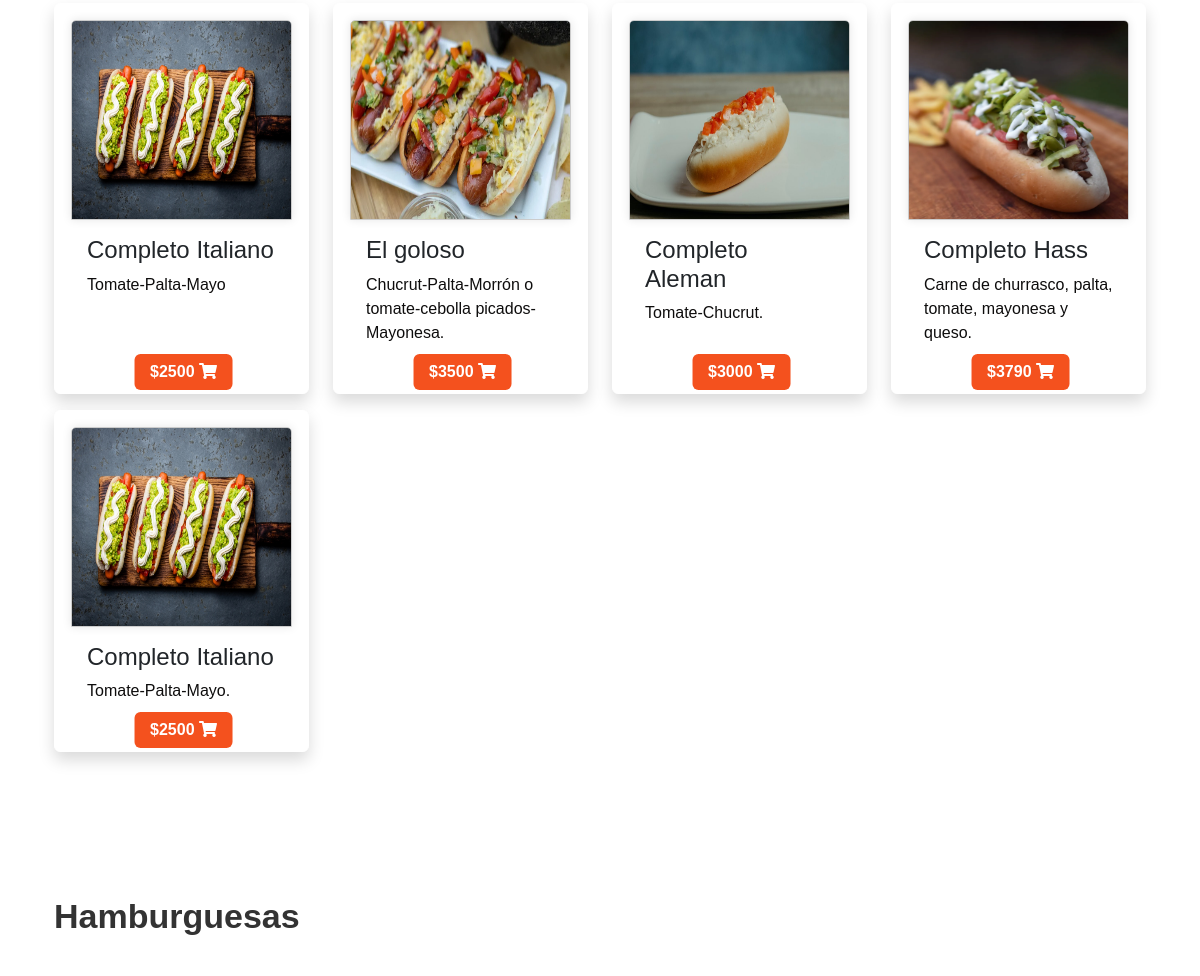
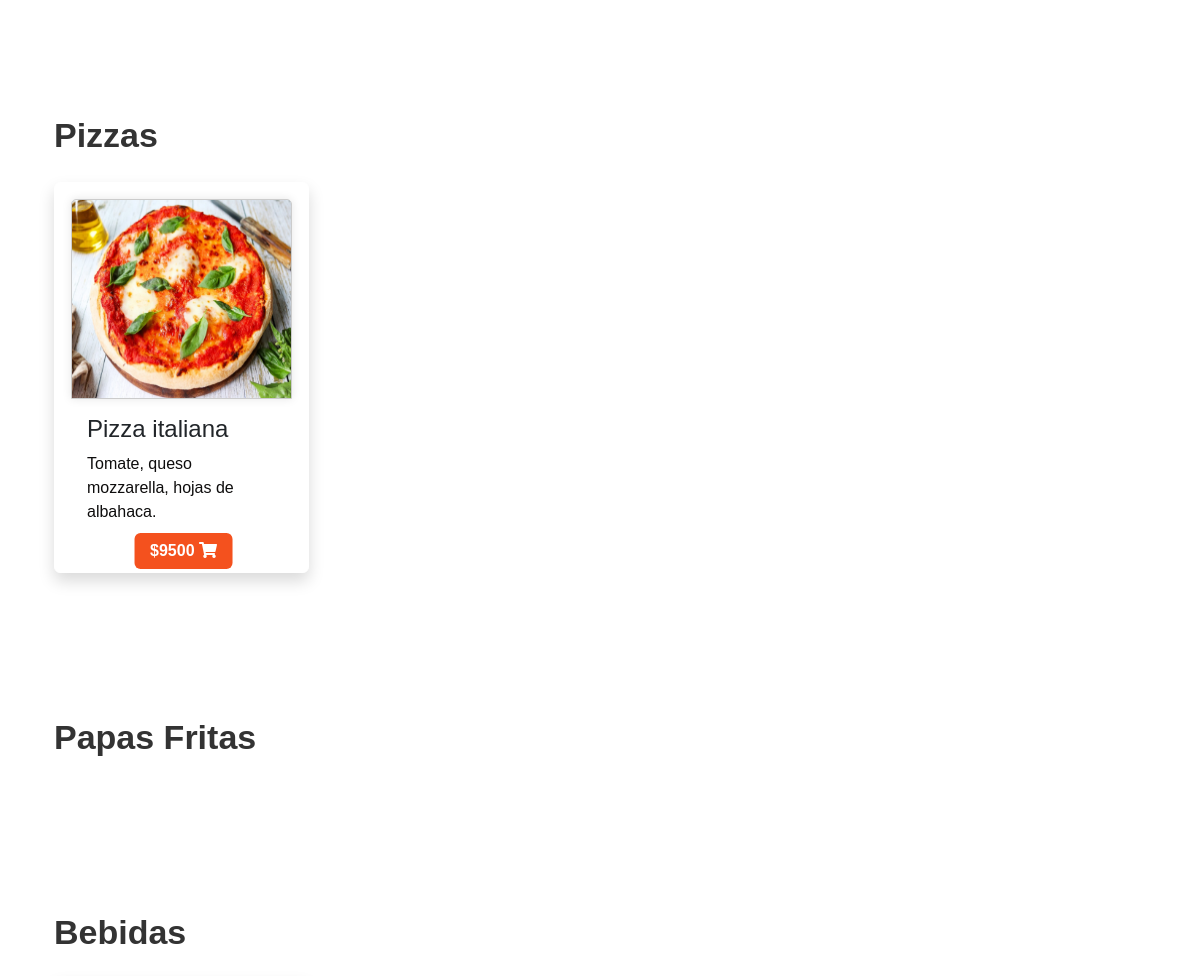
Before: / (middle part) with the older database file (2 pictures, top to bottom).
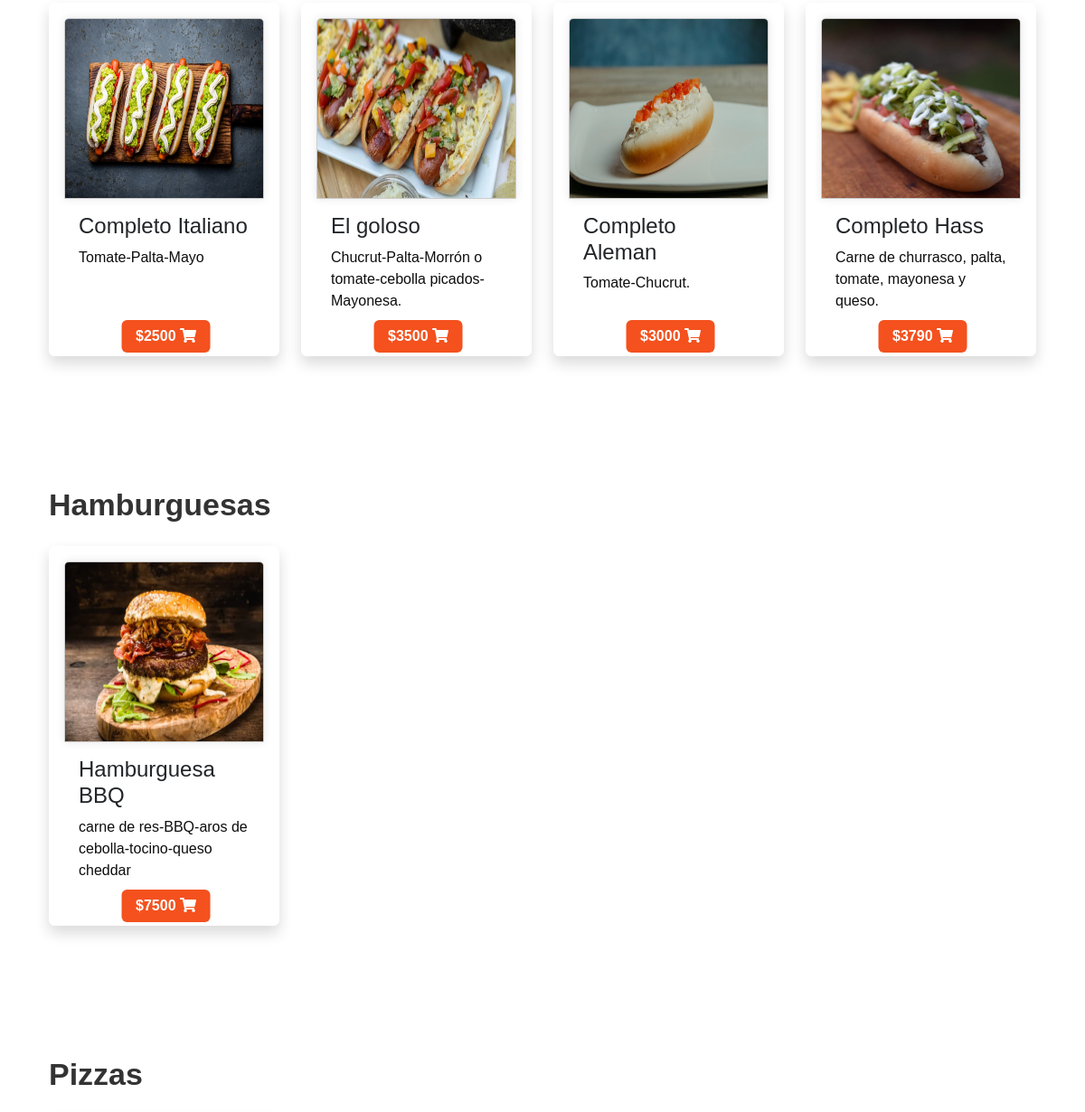
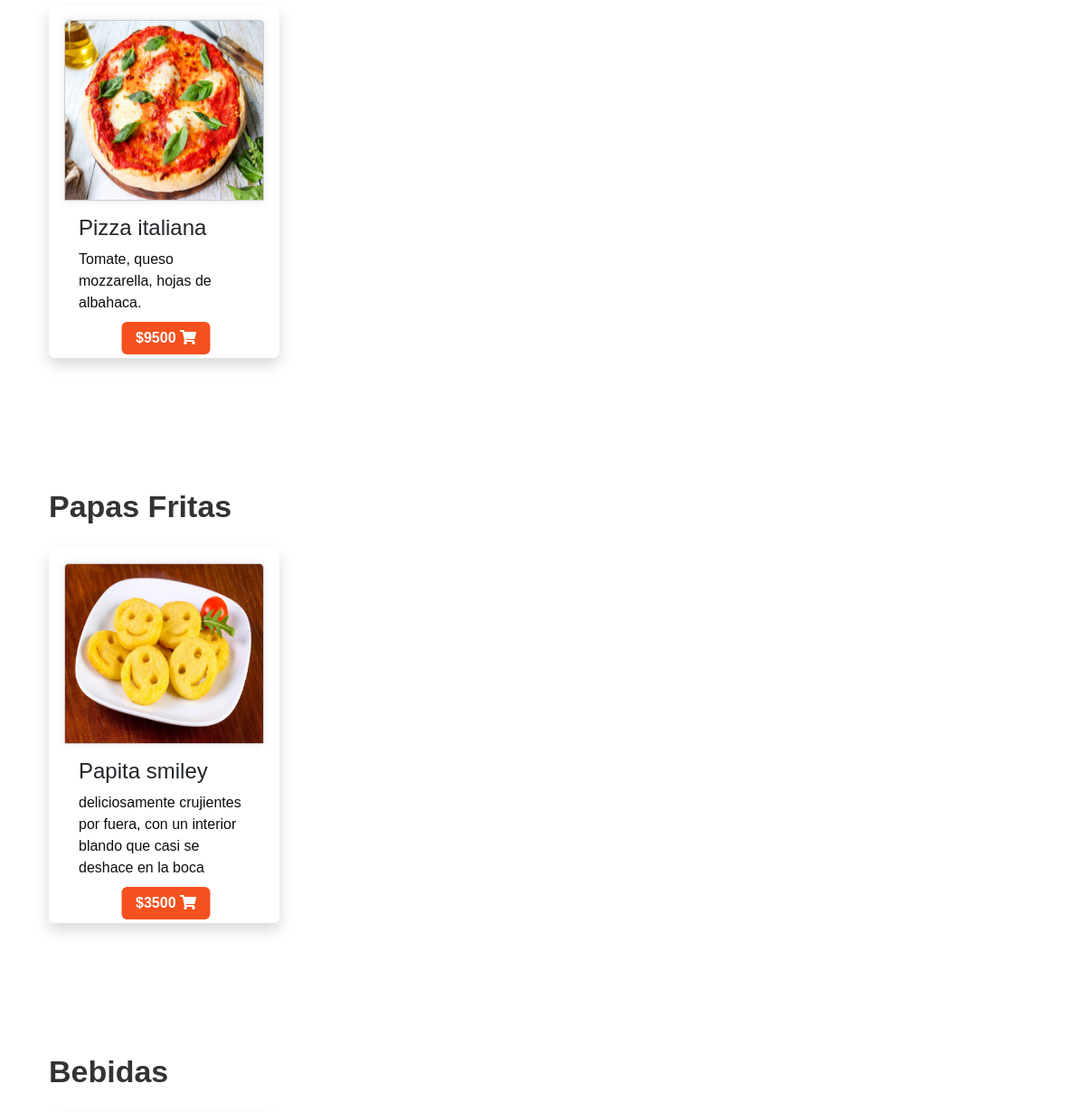
After: the same page with the newer database file (2 pictures, top to bottom).
### aplicacion/models.py (models this page shows, shortened)
class Producto(models.Model):
    id = models.AutoField(primary_key=True)
    nombre = models.CharField(max_length=40,null=False,
    validators=[RegexValidator(r'^[a-zA-Z ]*$', 'Ingrese solo letras y espacios.')])
    descripcion = models.TextField(max_length=300,null=False)
    precio =  models.IntegerField(validators=[MinValueValidator(0)],null=False)
    categoria = models.CharField(max_length=50, choices=CATEGORIAS, default='Sin Seleccionar',null=False)
    imagen = models.ImageField(upload_to='productos/',null=False)

### aplicacion/views.py (the view)
# urls.py: path('',index,name='index'),
def index(request):
    productos = Producto.objects.all()
    return render(request, 'aplicacion/index.html', {'productos': productos})

### aplicacion/context_processor.py (called while the page is built)
def total_carrito(request):
    total = 0
    if request.user.is_authenticated:
        if "carrito" in request.session.keys():
            for key, value in request.session["carrito"].items():
                total += int(value["acumulado"])
    return {"total_carrito": total}  # Devolver el total dentro de un diccionario con la clave adecuada

### aplicacion/templates/aplicacion/index.html (shortened to what the changed rows need)
{% extends "aplicacion/base.html" %}
{% load static %}
{% block contenido %}
<link rel="stylesheet" href="{% static 'aplicacion/css/slider.css' %}">
<link rel="stylesheet" href="{% static 'aplicacion/css/titulocard.css' %}">
<link rel="stylesheet" href="{% static 'aplicacion/css/btnmenu.css' %}">
 <div class="tab-content">
  <div id="completos" class="container tab-pane active"><br>
      <div class="container">
          <div class="row">
              <div class="col-md-12">
                  <div class="row">
                      {% for producto in productos %}
                          {% if producto.categoria == 'Completos' %}
                              <div class="col-lg-3 col-md-6 col-sm-6 col-12 mt-3">
                                  <div class="card h-100 p-3 shadow border border-white rounded">
                                      <img class="card-img-top img-fluid" src="{{ producto.imagen.url }}" alt="{{ producto.nombre }}">
                                      <div class="card-body">
                                          <h4 class="card-title">{{ producto.nombre }}</h4>
                                          <p class="card-text">{{ producto.descripcion }}</p>
                                              <div class="d-flex flex-column align-items-left">
                                                  <button onclick="window.location.href='{% url 'Add' producto.id %}'" class="btn precio-card mt-2">${{ producto.precio }} <i class="fas fa-shopping-cart"></i></button>
                                              </div>
                                      </div>
                                  </div>
                              </div>
                          {% endif %}
                      {% endfor %}
                  </div>
              </div>
          </div>
      </div>
  </div>
</div>
  <div class="tab-content">
    <div id="hamburguesas" class="container tab-pane active"><br>
        <div class="container">
            <div class="row">
                <div class="col-md-12">
                    <div class="row">
                        {% for producto in productos %}
                            {% if producto.categoria == 'Hamburguesas' %}
                                <div class="col-lg-3 col-md-6 col-sm-6 col-12 mt-3">
                                    <div class="card h-100 p-3 shadow border border-white rounded">
                                        <img class="card-img-top img-fluid" src="{{ producto.imagen.url }}" alt="{{ producto.nombre }}">
                                        <div class="card-body">
                                            <h4 class="card-title">{{ producto.nombre }}</h4>
                                            <p class="card-text">{{ producto.descripcion }}</p>
                                                <div class="d-flex flex-column align-items-left">
                                                    <button onclick="window.location.href='{% url 'Add' producto.id %}'" class="btn precio-card mt-2">${{ producto.precio }} <i class="fas fa-shopping-cart"></i></button>
                                                </div>
                                        </div>
                                    </div>
                                </div>
                            {% endif %}
                        {% endfor %}
                    </div>
                </div>
            </div>
        </div>
    </div>
  </div>
  <div class="tab-content">
    <div id="pizzas" class="container tab-pane active"><br>
        <div class="container">
            <div class="row">
                <div class="col-md-12">
                    <div class="row">
                        {% for producto in productos %}
                            {% if producto.categoria == 'Pizzas' %}
                                <div class="col-lg-3 col-md-6 col-sm-6 col-12 mt-3">
                                    <div class="card h-100 p-3 shadow border border-white rounded">
                                        <img class="card-img-top img-fluid" src="{{ producto.imagen.url }}" alt="{{ producto.nombre }}">
                                        <div class="card-body">
                                            <h4 class="card-title">{{ producto.nombre }}</h4>
                                            <p class="card-text">{{ producto.descripcion }}</p>
                                                <div class="d-flex flex-column align-items-left">
                                                    <button onclick="window.location.href='{% url 'Add' producto.id %}'" class="btn precio-card mt-2">${{ producto.precio }} <i class="fas fa-shopping-cart"></i></button>
                                                </div>
                                        </div>
                                    </div>
                                </div>
                            {% endif %}
                        {% endfor %}
                    </div>
                </div>
            </div>
        </div>
    </div>
  </div>
  <div class="tab-content">
    <div id="papas" class="container tab-pane active"><br>
        <div class="container">
            <div class="row">
                <div class="col-md-12">
                    <div class="row">
                        {% for producto in productos %}
                            {% if producto.categoria == 'Papas Fritas' %}
                                <div class="col-lg-3 col-md-6 col-sm-6 col-12 mt-3">
                                    <div class="card h-100 p-3 shadow border border-white rounded">
                                        <img class="card-img-top img-fluid" src="{{ producto.imagen.url }}" alt="{{ producto.nombre }}">
                                        <div class="card-body">
                                            <h4 class="card-title">{{ producto.nombre }}</h4>
                                            <p class="card-text">{{ producto.descripcion }}</p>
                                                <div class="d-flex flex-column align-items-left">
                                                    <button onclick="window.location.href='{% url 'Add' producto.id %}'" class="btn precio-card mt-2">${{ producto.precio }} <i class="fas fa-shopping-cart"></i></button>
                                                </div>
                                        </div>
                                    </div>
                                </div>
                            {% endif %}
                        {% endfor %}
                    </div>
                </div>
            </div>
        </div>
    </div>
  </div>
{% endblock contenido %}

Changed rows visible on the page:
removed Producto: imagen (picture), nombre "Completo Italiano", descripcion "Tomate-Palta-Mayo.", precio "2500"
added Producto: imagen (picture), nombre "Hamburguesa BBQ", descripcion "carne de res-BBQ-aros de cebolla-tocino-queso cheddar", precio "7500", shown under "Hamburguesas"
added Producto: imagen (picture), nombre "Papita smiley", descripcion "deliciosamente crujientes por fuera, con un interior blando que casi se deshace en la boca", precio "3500", shown under "Papas Fritas"
